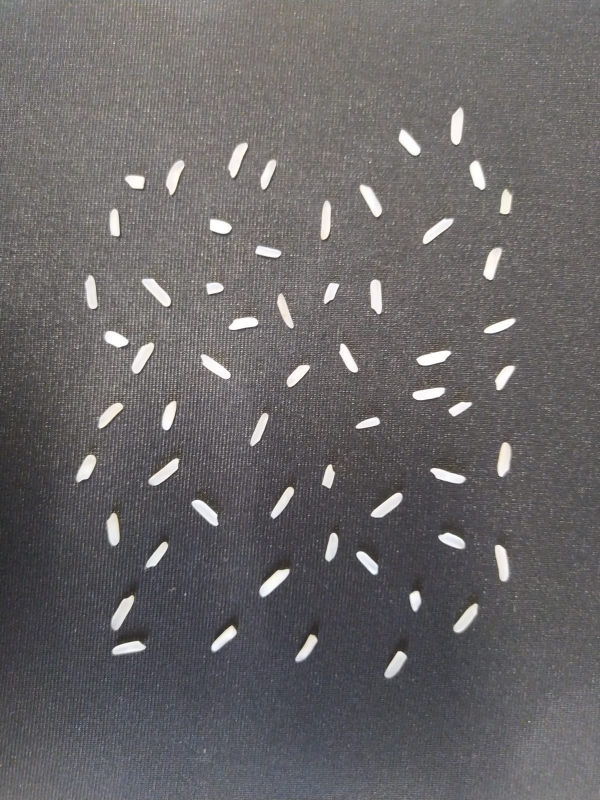
#> input picture odev3/pirinc.jpg, 1200 x 1600 px, found by its file name (shown at 1/2 size)
$ python odev3.py
#> lines starting #> are read from the running program, lines starting #| are printed output that depends on the picture; after the words box and inside, x2 and y2 are one past the last pixel; in counts of white or black regions, pixels touching at a corner belong together
import cv2
import numpy as np
import matplotlib.pyplot as plt

image = cv2.imread("opencv.goruntuisleme/4.hafta/odev3/pirinc.jpg")
#> image is the input picture: shape (1600, 1200, 3); mean B, G, R 103.5, 102.4, 105.1
kucult = cv2.resize(image,(400,400))
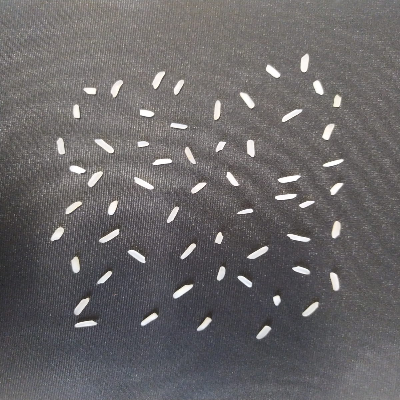
#> kucult: shape (400, 400, 3); mean B, G, R 103.7, 102.6, 105.3

gray = cv2.cvtColor(kucult, cv2.COLOR_BGR2GRAY)
cv2.imshow("pencere",gray)

dondur,binary = cv2.threshold(gray, 170, 255, cv2.THRESH_BINARY)
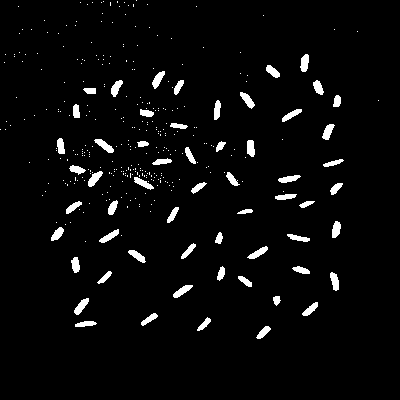
#> binary: shape (400, 400); 3.7% white; 348 white regions (290 under 20 px), largest, box (x1, y1, x2, y2) and area: (94, 139, 114, 153) 129, (88, 171, 103, 187) 124, (74, 298, 89, 315) 124
cv2.imshow("esikleme",binary)

kernel = np.ones((3, 3), np.uint8)

erozyon = cv2.erode(binary, kernel, iterations=1)
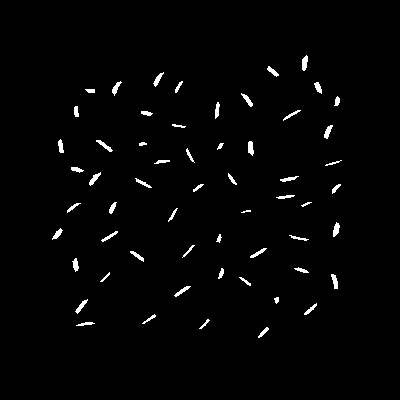
#> erozyon: shape (400, 400); 1.7% white; 58 white regions (1 under 20 px)
cv2.imshow("erozyon",erozyon)

blur = cv2.GaussianBlur(erozyon,(9,9),0)
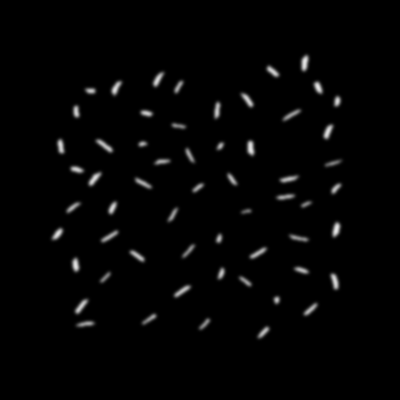
#> blur: shape (400, 400); min 0, max 228, mean 4.3
cv2.imshow("blur",blur)

say, bul = cv2.findContours(blur.copy(), cv2.RETR_EXTERNAL, cv2.CHAIN_APPROX_NONE)
#> say = 58 contours; largest, box (x1, y1, x2, y2) and area: (92, 136, 117, 156) 278, (71, 295, 92, 318) 264, (170, 282, 195, 301) 263, (97, 227, 122, 246) 260, (279, 106, 305, 125) 260; bul = 58 rows, first 6: [1, -1, -1, -1], [2, 0, -1, -1], [3, 1, -1, -1], [4, 2, -1, -1], [5, 3, -1, -1], [6, 4, -1, -1]
rgb = cv2.cvtColor(kucult, cv2.COLOR_BGR2RGB)
cv2.drawContours(rgb, say, -1, (255, 165, 0), 2)
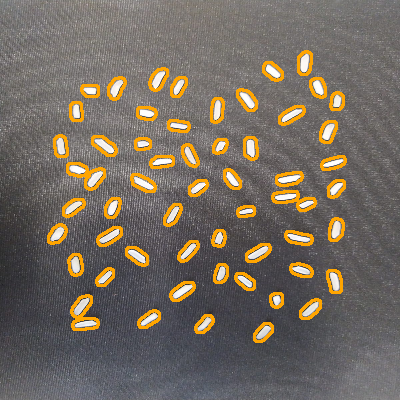
#> rgb: shape (400, 400, 3); mean R, G, B 116.2, 107.4, 96.9
cv2.imshow("cercevele",rgb)

print("ekrandaki pirinç sayısı: ", len(say))
#| ekrandaki pirinç sayısı:  58


cv2.waitKey(0)
